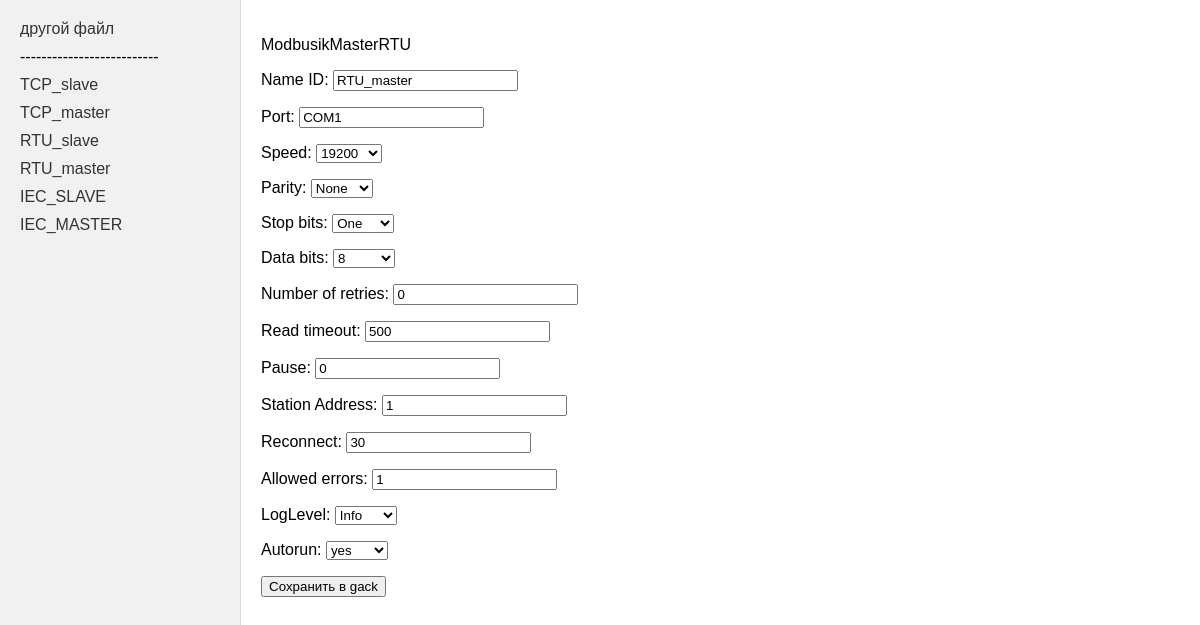
The app's page /controllerInfo/?item=ModbusikMasterRTU&Name_ID=RTU_master with its own data.
### main/models.py (models this page shows)
class ChoicesMixin:
    TrueFalse_Choice = (
        ('true', 'yes'),
        ('false', 'no')
    )
    Loglevel_Choice = (
        ('Trace', 'Trace'),
        ('Debug', 'Debug'),
        ('Info', 'Info'),
        ('Warn', 'Warn'),
        ('Error', 'Error'),
        ('Off', 'Off')
    )
    Speed_Choice = (
        ('s1200', '1200'),
        ('s2400', '2400'),
        ('s4800', '4800'),
        ('s9600', '9600'),
        ('s19200', '19200'),
        ('s38400', '38400'),
        ('s57600', '57600'),
        ('s115200', '115200')
    )
    Partity_Choice = (
        ('None', 'None'),
        ('Odd', 'Odd'),
        ('Even', 'Even'),
        ('Mark', 'Mark'),
        ('Space', 'Space')
    )
    StopBits_Choice = (
        ('One', 'One'),
        ('One5', 'One5'),
        ('Two', 'Two')
    )
    DataBits_Choice = (
        ('Seven', '7'),
        ('Eight', '8')
    )
    FilterChoice = (
        ('None', 'None'),
        ('Partial', 'Partial'),
        ('Full', 'Full')
    )
    TimeSyncFormatChoice = (
        ('UTC', 'UTC'),
        ('Localtime', 'Localtime')
    )

class ModbusSlaveTCP(ChoicesMixin, models.Model):
    IP = models.CharField(max_length=15)
    Port = models.CharField(max_length=20)
    Clients_Count = models.IntegerField()
    Device_Address = models.IntegerField()
    Autorun = models.CharField(max_length=20, choices=ChoicesMixin.TrueFalse_Choice)
    Name_ID = models.CharField(max_length=255, default='null', null=True)
    Sector = models.CharField(max_length=255, default='null', null=True, blank=True)
    Registers = models.CharField(max_length=255, default='null', null=True, blank=True)
    def __str__(self):
        return "ModbusSlaveTCP"

class ModbusikMasterTCP(ChoicesMixin, models.Model):
    Ip = models.CharField(max_length=15)
    Port = models.CharField(max_length=20)
    Read_timeout = models.CharField(max_length=20)
    Pause = models.CharField(max_length=20)
    Station_Address = models.CharField(max_length=20)
    Reconnect = models.IntegerField()
    NumberOfReconnections = models.IntegerField()
    Allowed_errors = models.IntegerField()
    LogLevel = models.CharField(max_length=20, choices=ChoicesMixin.Loglevel_Choice)
    Autorun = models.CharField(max_length=20, choices=ChoicesMixin.TrueFalse_Choice)
    Name_ID = models.CharField(max_length=255, default='null', null=True)
    Sector = models.CharField(max_length=255, default='null', null=True, blank=True)
    Read_registers = models.CharField(max_length=255, default='null', null=True, blank=True)
    Write_registers = models.CharField(max_length=255, default='null', null=True, blank=True)
    Endpoints = models.CharField(max_length=255, default='null', null=True, blank=True)
    def __str__(self):
        return "ModbusikMasterTCP"

class ModbusSlaveRTU(ChoicesMixin, models.Model):
    Port = models.CharField(max_length=20)
    Address = models.IntegerField()
    Speed = models.CharField(max_length=20, choices=ChoicesMixin.Speed_Choice)
    Parity = models.CharField(max_length=20, choices=ChoicesMixin.Partity_Choice)
    Stop_bits = models.CharField(max_length=20, choices=ChoicesMixin.StopBits_Choice)
    Data_bits = models.CharField(max_length=20, choices=ChoicesMixin.DataBits_Choice)
    Number_of_reconnections = models.IntegerField()
    Write_messages_in_log = models.CharField(max_length=20, choices=ChoicesMixin.TrueFalse_Choice)
    Autorun = models.CharField(max_length=20, choices=ChoicesMixin.TrueFalse_Choice)
    Name_ID = models.CharField(max_length=255, default='null', null=True)
    Sector = models.CharField(max_length=255, default='null', null=True, blank=True)
    Count = models.CharField(max_length=255, blank=True)
    Registers = models.CharField(max_length=255, default='null', null=True, blank=True)
    Registers_type = models.CharField(max_length=255, default='null', null=True, blank=True)
    def __str__(self):
        return "ModbusSlaveRTU"

class ModbusikMasterRTU(ChoicesMixin, models.Model):
    Port = models.CharField(max_length=20)
    Speed = models.CharField(max_length=20, choices=ChoicesMixin.Speed_Choice)
    Parity = models.CharField(max_length=20, choices=ChoicesMixin.Partity_Choice)
    Stop_bits = models.CharField(max_length=20, choices=ChoicesMixin.StopBits_Choice)
    Data_bits = models.CharField(max_length=20, choices=ChoicesMixin.DataBits_Choice)
    Number_of_retries = models.IntegerField()
    Read_timeout = models.IntegerField()
    Pause = models.IntegerField()
    Station_Address = models.IntegerField()
    Reconnect = models.IntegerField()
    Allowed_errors = models.IntegerField()
    LogLevel = models.CharField(max_length=20, choices=ChoicesMixin.Loglevel_Choice)
    Autorun = models.CharField(max_length=20, choices=ChoicesMixin.TrueFalse_Choice)
    Name_ID = models.CharField(max_length=255, default='null', null=True)
    Sector = models.CharField(max_length=255, default='null', null=True, blank=True)
    Registers_Type = models.CharField(max_length=255, default='null', null=True, blank=True)
    Start = models.CharField(max_length=255, default='null', null=True, blank=True)
    Data_Type = models.CharField(max_length=255, default='null', null=True, blank=True)
    Count = models.CharField(max_length=255, default='null', null=True, blank=True)
    Bytes_Order = models.CharField(max_length=255, default='null', null=True, blank=True)
    Period = models.CharField(max_length=255, default='null', null=True, blank=True)
    Filter = models.CharField(max_length=255, default='null', null=True, blank=True)
    Name = models.CharField(max_length=255, default='null', null=True, blank=True)
    Composition = models.CharField(max_length=255, default='null', null=True, blank=True)
    Control = models.CharField(max_length=255, default='null', null=True, blank=True)
    Read_registers = models.CharField(max_length=255, default='null', null=True, blank=True)
    Write_registers = models.CharField(max_length=255, default='null', null=True, blank=True)
    def __str__(self):
        return "ModbusikMasterRTU"

class IEC_60870_5_104_Slave(ChoicesMixin, models.Model):
    Port = models.CharField(max_length=20)
    AnswerTimeout = models.IntegerField()
    InfoTimeout = models.IntegerField()
    Downtime = models.IntegerField()
    W = models.IntegerField()
    K = models.IntegerField()
    MaxConnectionCount = models.IntegerField()
    QueueSize = models.IntegerField()
    Filter = models.CharField(max_length=20, choices=ChoicesMixin.FilterChoice)
    LogLevel = models.CharField(max_length=20, choices=ChoicesMixin.Loglevel_Choice)
    Autorun = models.CharField(max_length=20, choices=ChoicesMixin.TrueFalse_Choice)
    Name_ID = models.CharField(max_length=255, default='null', null=True)
    Sector = models.CharField(max_length=255, default='null', null=True, blank=True)
    Name = models.CharField(max_length=255, blank=True)
    ASDU = models.IntegerField(null=True, blank=True)
    Address = models.IntegerField(null=True, blank=True)
    Count = models.IntegerField(null=True, blank=True)
    Type = models.CharField(max_length=255, blank=True)
    Groups = models.CharField(max_length=255, blank=True)
    Cause_of_transmission = models.CharField(max_length=255, blank=True)
    IOA = models.IntegerField(null=True, blank=True)
    Range = models.IntegerField(null=True, blank=True)
    Type_send = models.CharField(max_length=255, blank=True)
    Description = models.CharField(max_length=255, default='null', null=True, blank=True)
    Data = models.CharField(max_length=255, default='null', null=True, blank=True)
    Command = models.CharField(max_length=255, default='null', null=True, blank=True)
    Files = models.CharField(max_length=255, default='null', null=True, blank=True)
    def __str__(self):
        return "IEC_60870_5_104_Slave"

class IEC_60870_5_104_Master(ChoicesMixin, models.Model):
    IP = models.CharField(max_length=15)
    Port = models.CharField(max_length=20)
    Reconnect = models.IntegerField()
    T1 = models.IntegerField()
    T2 = models.IntegerField()
    T3 = models.IntegerField()
    W = models.IntegerField()
    K = models.IntegerField()
    TimeSync = models.CharField(max_length=20, choices=ChoicesMixin.TrueFalse_Choice)
    TimeSyncFormat = models.CharField(max_length=20, choices=ChoicesMixin.TimeSyncFormatChoice)
    TimeShift = models.IntegerField()
    Filter = models.CharField(max_length=20, choices=ChoicesMixin.FilterChoice)
    NumberOfReconnections = models.IntegerField()
    SplitIntoParts = models.CharField(max_length=20, choices=ChoicesMixin.TrueFalse_Choice)
    LogLevel = models.CharField(max_length=20, choices=ChoicesMixin.Loglevel_Choice)
    Autorun = models.CharField(max_length=20, choices=ChoicesMixin.TrueFalse_Choice)
    Name_ID = models.CharField(max_length=255, default='null', null=True)
    Sector = models.CharField(max_length=255, default='null', null=True, blank=True)
    Data = models.CharField(max_length=255, default='null', null=True, blank=True)
    Command = models.CharField(max_length=255, default='null', null=True, blank=True)
    Files = models.CharField(max_length=255, default='null', null=True, blank=True)
    Endpoints = models.CharField(max_length=255, default='null', null=True, blank=True)
    Interrogation_periods = models.CharField(max_length=255, default='null', null=True, blank=True)
    def __str__(self):
        return "IEC_60870_5_104_Master"

### main/views.py (the view)
# urls.py: path('controllerInfo/', viewBlocks, name="blockview"),    # http://127.0.0.1:8000/main/controllerInfo   # path('controllerInfo/<str:nameModel>/', edit_my_model, name='edit_my_model'),
def viewBlocks(request):
    object_list = [ModbusSlaveTCP.objects.all(), ModbusikMasterTCP.objects.all(),
                   ModbusSlaveRTU.objects.all(), ModbusikMasterRTU.objects.all(),
                   IEC_60870_5_104_Slave.objects.all(), IEC_60870_5_104_Master.objects.all()]
    listInfo = request.session.get('mypath')
    nameModel = request.GET.get('item')
    name_id = request.GET.get('Name_ID')
    model_form_mapping = {
        "IEC_60870_5_104_Master": (IEC_Master_Form, IEC_60870_5_104_Master),
        "IEC_60870_5_104_Slave": (IEC_Slave_Form, IEC_60870_5_104_Slave),
        "ModbusikMasterRTU": (ModbusikMasterRTU_Form, ModbusikMasterRTU),
        "ModbusSlaveRTU": (ModbusSlaveRTU_Form, ModbusSlaveRTU),
        "ModbusikMasterTCP": (ModbusikMasterTCP_Form, ModbusikMasterTCP),
        "ModbusSlaveTCP": (ModbusSlaveTCP_Form, ModbusSlaveTCP),
    }
    if nameModel in model_form_mapping:
        form_class, model_class = model_form_mapping[nameModel]
        current_model = model_class.objects.get(Name_ID=name_id)
        if request.method == "POST":
            form = form_class(request.POST, instance=current_model)
            try:
                '''Сохранение данных в GACK'''
                form.save()
                '''Создание промежуточной папки'''
                listInfo1 = listInfo.replace('\\', '/')
                l_arr = listInfo1.split('/')
                l_arr.pop()
                l_arr[0] += '\\'
                temp_dir = tempfile.TemporaryDirectory()
                folder_path = temp_dir.name
                fantasy_zip = zipfile.ZipFile(listInfo)
                fantasy_zip.extractall(folder_path)
                fantasy_zip.close()
                '''Изменение промежуточного xml-файла'''
                path = os.path.join(folder_path, 'xsystem.xml')
                write_GACSECTOR(path)
                messages.success(request, 'данные изменены!')
                hash_file_path = os.path.join(folder_path, "hash.txt")
                if os.path.exists(hash_file_path):
                    os.remove(hash_file_path)
                '''Сохранение в gack'''
                zip_path = listInfo  # путь к архиву, который нужно создать
                zipf = zipfile.ZipFile(zip_path, 'w', zipfile.ZIP_DEFLATED)
                for root, dirs, files in os.walk(folder_path):
                    for file in files:
                        file_path = os.path.join(root, file)
                        zipf.write(file_path, os.path.relpath(file_path, folder_path))
                zipf.close()
                temp_dir.cleanup()
            except Exception as e:
                print(e)
                form.add_error(None, 'ошибка сохранения')
        else:
            form = form_class(instance=current_model)
    else:
        form = None
    context = {
        "object_list": object_list,
        "form": form,
        "nameModel": nameModel,
        "name_id": name_id
    }
    return render(request, "main/mainpage.html", context)

### main/forms.py
class ModbusikMasterRTU_Form(forms.ModelForm):
    class Meta:
        model = ModbusikMasterRTU
        fields = ['Name_ID', 'Port', 'Speed', 'Parity', 'Stop_bits', 'Data_bits', 'Number_of_retries', 'Read_timeout',
                  'Pause', 'Station_Address', 'Reconnect', 'Allowed_errors', 'LogLevel', 'Autorun']

### main/templates/main/mainpage.html (shortened to what this page needs)
{% load static %}
<!DOCTYPE html>
<html>
    <head>
        <link type="text/css" href="{% static 'css/style.css' %}" rel="stylesheet" />
    </head>
    <body>
    <div class="sidebar">
        <ul>
            <li><a href="/">другой файл</a></li>
            <li>--------------------------</li>
            {% for obj in object_list %}
                {% for item in obj %}
                    <li><a href="{% url 'blockview' %}?item={{ item }}&Name_ID={{ item.Name_ID|urlencode }}">
                        {{ item.Name_ID }}
                    </a></li>
                {% endfor %}
            {% endfor %}
        </ul>
    </div>
    <div class="content">
        <form action="{% url 'blockview' %}?item={{ nameModel }}&Name_ID={{ name_id }}" method = "post">
            {% for object in form %}
                {% if forloop.first %}
                  <p>{{ nameModel }}</p>
                {% endif %}
                <p><label class="form-label" > {{object.label}}: </label> {{ object }} </p>
                {% if forloop.last %}
                  <button type="submit">Сохранить в gack</button>
                {% endif %}
            {% endfor %}
        </form>
    </div>
    </body>
</html>

### main/static/css/style.css (style rules this page uses)
html, body { font-family: 'Arial'; margin: 0; padding: 0; height: 100%; width: 100%; }
li { list-style-type: none; }
.sidebar { display: flex; flex-direction: column; justify-content: space-between; height: 100vh; width: 200px; border-right: 1px solid #D7DBDD; background-color: #f1f1f1; padding: 20px; float: left; }
.sidebar ul { list-style-type: none; padding: 0; margin: 0; }
.sidebar li { margin-bottom: 10px; }
.sidebar a { text-decoration: none; color: #333; }
.content { display: flex; flex-direction: column; padding: 20px; float: left; }

### records on screen
ModbusSlaveTCP: Name_ID "TCP_slave"
ModbusikMasterTCP: Name_ID "TCP_master"
ModbusSlaveRTU: Name_ID "RTU_slave"
ModbusikMasterRTU: Name_ID "RTU_master", form "RTU_master" "COM1" "19200" "None" "One" "8" "0" "500" "0" "1" "30" "1" "Info" "yes"
IEC_60870_5_104_Slave: Name_ID "IEC_SLAVE"
IEC_60870_5_104_Master: Name_ID "IEC_MASTER"

### other values on screen
{{ nameModel }} "ModbusikMasterRTU"
{{ object.label }} "Name ID" "Port" "Speed" "Parity" "Stop bits" "Data bits" "Number of retries" "Read timeout" "Pause" "Station Address" "Reconnect" "Allowed errors" "LogLevel" "Autorun"
